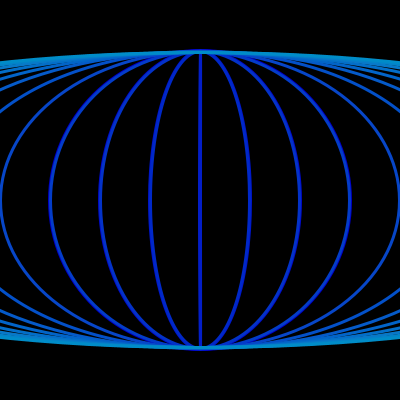
Frame 1 (no input)
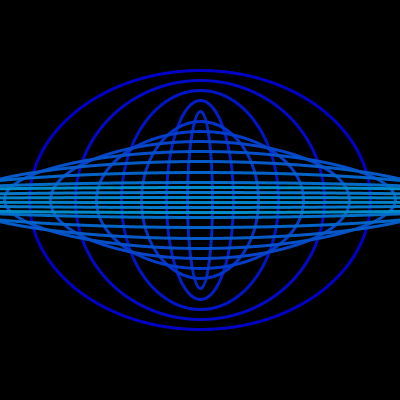
Frame 60 (the mouse pressed at the canvas centre just before this capture)
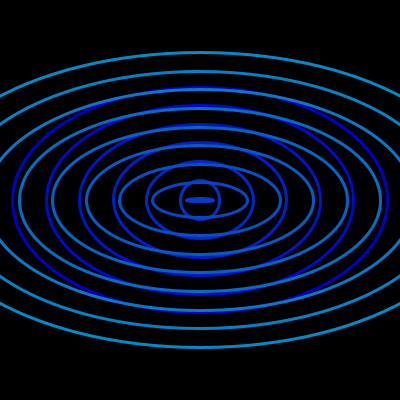
Frame 120 (the mouse held since frame 60 and released just before this capture)

The Processing sketch that drew these frames (run headless with seeded random() and noise(); from frame 60 on, the mouse is pressed at the canvas centre):

// Processing sketch: sketch_4_random_ellipses
// ── sketch_4_random_ellipses.pde
void setup() {
  size(400, 400);
}

void draw() {
  background(0);
  fill(0);
  
  float velocity = frameCount * 0.4;
  float w = width;
  float hw = width/2;
  float h = height;
  float hh = height/2;
  
  for (int i = 0; i < 15; i++) {
    float ellipseWidth = map(sin(radians(velocity)), -1, 1, hw, w);
    float ellipseHeight = map(sin(-radians(velocity)), -1, 1, hh, h);
    
    float r = 255 % (i+1);
    float g = i * 10;
    float b = 200;
    stroke(r, g, b);
    strokeWeight(3);
    noFill();
    
    ellipse(
      hw, 
      hh, 
      ellipseWidth - i * cos(radians(velocity)) * 100, 
      ellipseHeight - i * sin(radians(velocity)) * 50
    );
  }
}
